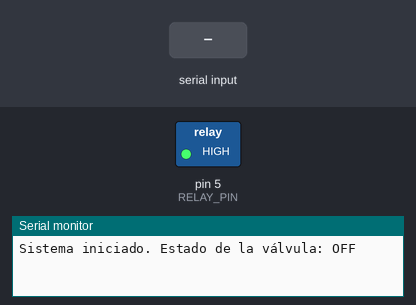
This sketch was run on a simulated Arduino Uno, built with avr-gcc and run on an emulated ATmega328P. Shown: switched loads named in the sketch (green lamp = pin HIGH), the last lines printed to the serial monitor. The inputs (shaded band) are chosen by the test bench.

Above: at 1.2 s.
1.3 s: "$on\n" received over Serial
At 2.6 s:
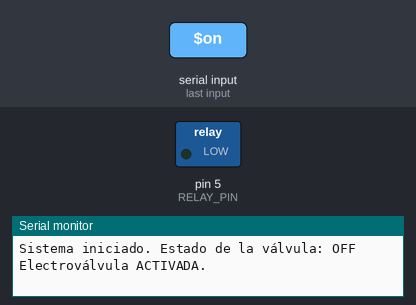
5.8 s: "$off\n" received over Serial
At 7.3 s:
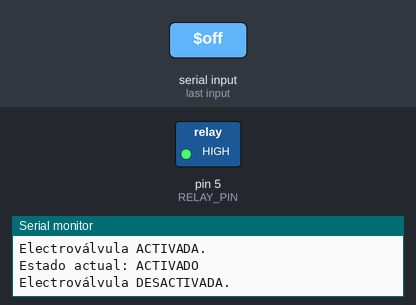
Timing chart, 0 to 8.8 s (numbered marks = the images above; inputs shaded):
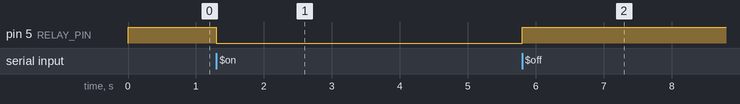

The sketch:

garraSerial.ino
```cpp
#define RELAY_PIN 5 // Pin al que está conectado el relé

String serialBuffer = "";
bool valveState = false; // false = OFF, true = ON

void setup() {
  pinMode(RELAY_PIN, OUTPUT);
  digitalWrite(RELAY_PIN, HIGH); // Desactivado al inicio (HIGH = apagado si es activo bajo)

  Serial.begin(115200);
  Serial.println("Sistema iniciado. Estado de la válvula: OFF");
}

void loop() {
  // Leer datos del puerto serial
  while (Serial.available()) {
    char incomingChar = Serial.read();
    if (incomingChar == '\n') {
      handleCommand(serialBuffer);
      serialBuffer = "";
    } else {
      serialBuffer += incomingChar;
    }
  }

  // Informar el estado cada 5 segundos (opcional)
  static unsigned long lastStatus = 0;
  if (millis() - lastStatus > 5000) {
    reportStatus();
    lastStatus = millis();
  }
}

void handleCommand(String cmd) {
  cmd.trim(); // Eliminar espacios o saltos de línea adicionales

  if (cmd == "$on") {
    digitalWrite(RELAY_PIN, LOW); // Activar relé
    valveState = true;
    Serial.println("Electroválvula ACTIVADA.");
  } else if (cmd == "$off") {
    digitalWrite(RELAY_PIN, HIGH); // Desactivar relé
    valveState = false;
    Serial.println("Electroválvula DESACTIVADA.");
  } else {
    Serial.print("Comando desconocido: ");
    Serial.println(cmd);
  }
}

void reportStatus() {
  if (valveState) {
    Serial.println("Estado actual: ACTIVADO");
  } else {
    Serial.println("Estado actual: DESACTIVADO");
  }
}
```

Measured:
- after the input at 1.3 s, pin 5 (RELAY_PIN): HIGH → LOW at once
- after the input at 5.8 s, pin 5 (RELAY_PIN): LOW → HIGH at once
